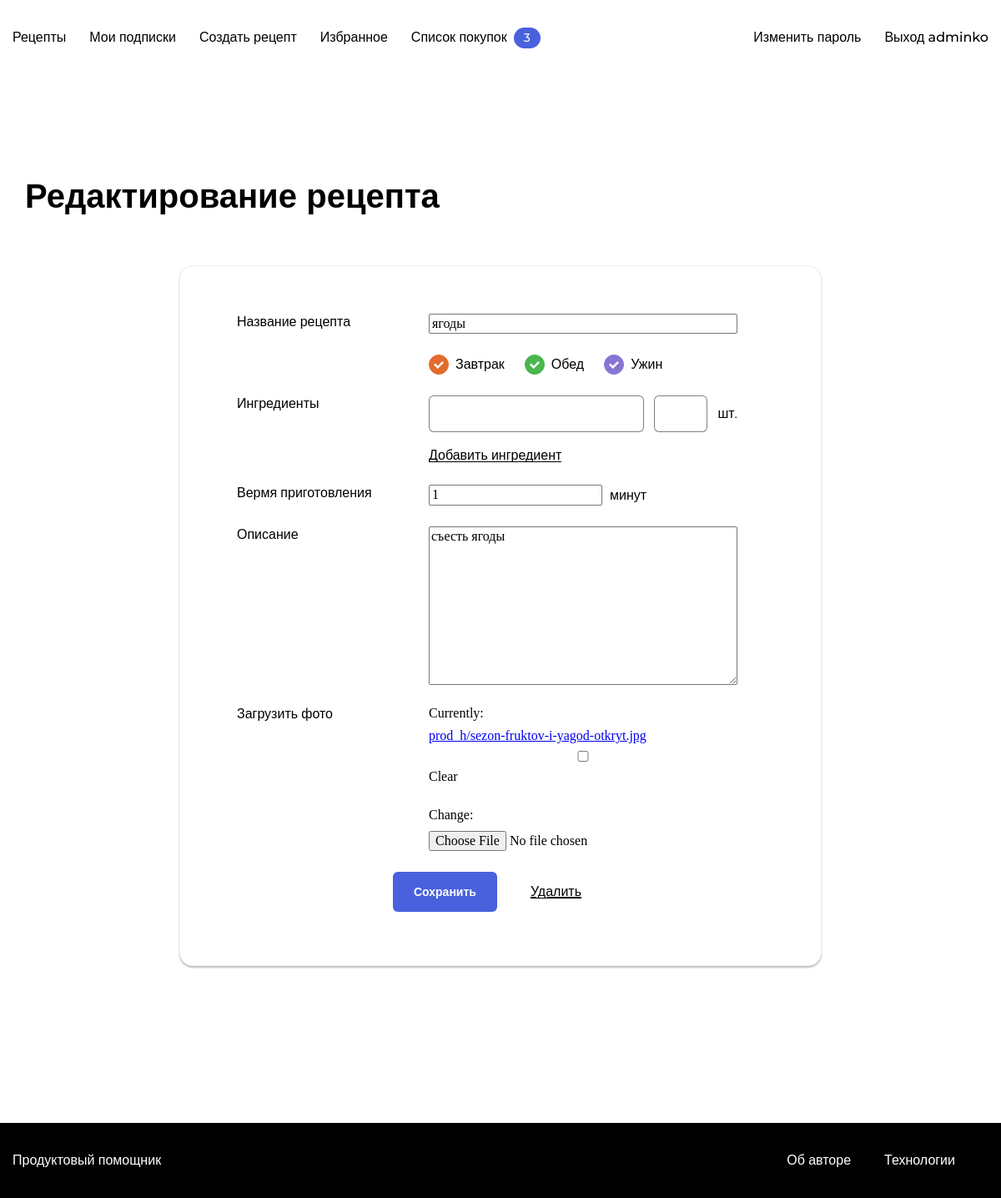
Page /recipe/6/edit/ (signed in) on the earlier database version.
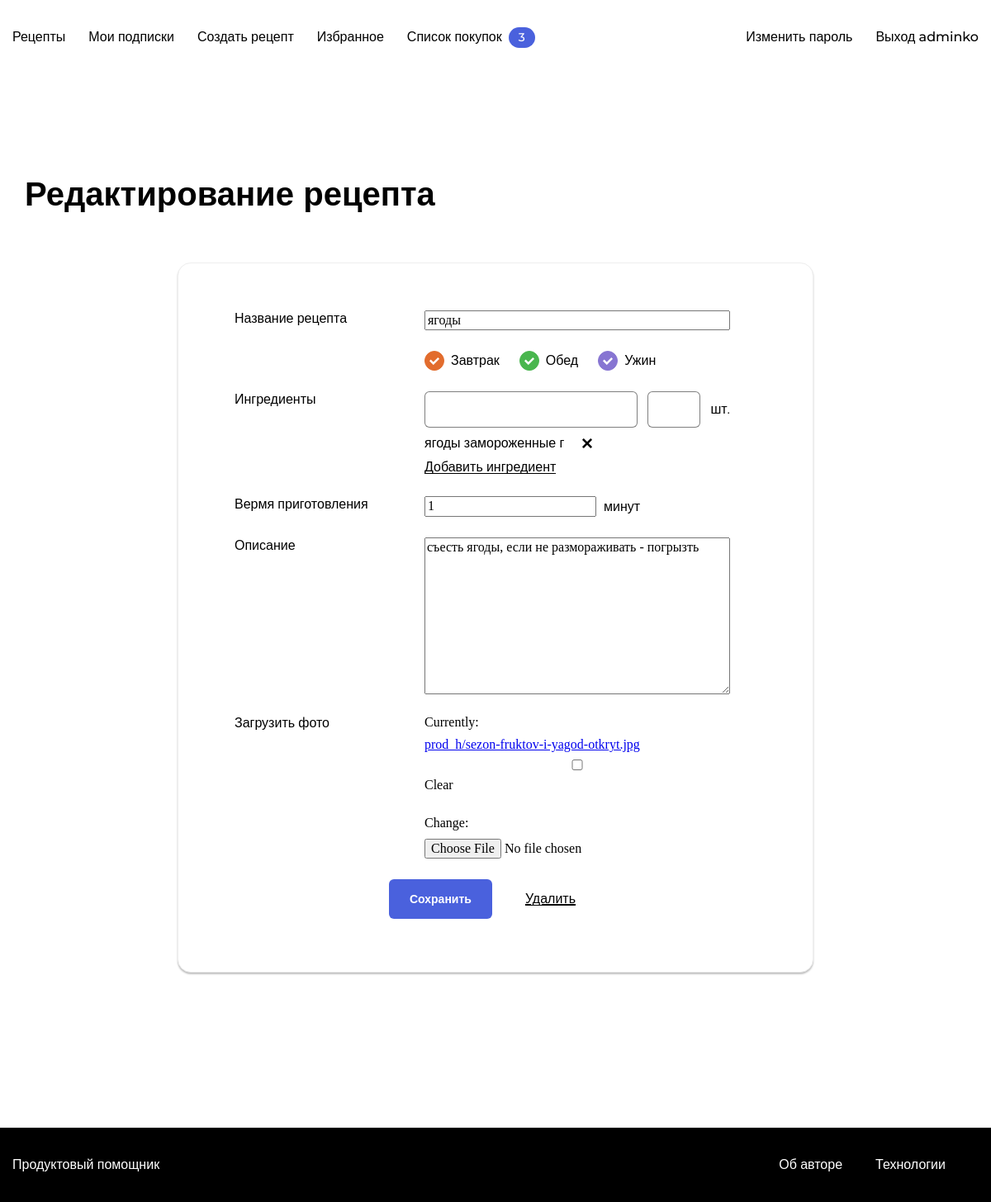
Same page on the later database version.
### prod_h/models.py (models this page shows, shortened)
class Recipe(models.Model):
    author = models.ForeignKey(
        User,
        on_delete=models.CASCADE,
        related_name='recipes',
        verbose_name='автор рецепта',
    )
    name = models.CharField(
        max_length=100,
        verbose_name='Название рецепта',
        help_text='Максимальная длинна 100 символов',)
    image = models.ImageField(upload_to='prod_h/', blank=True, null=True)
    text = models.TextField(
        blank=True,
        verbose_name='Описание',
        help_text='Описание рецепта',)
    ingredients = models.ManyToManyField(
        ListOfIngridients,
        through='Amount',
        through_fields=('recipe', 'ingredient'),
        verbose_name='Игредиенты',
        help_text='Игредиенты',)
    tags = models.ManyToManyField(Teg, )
    time = models.IntegerField(verbose_name='Вермя приготовления')
    pub_date = models.DateTimeField("date published", auto_now_add=True)
    slug = models.SlugField(
        max_length=500,
        unique=True,
        blank=True,
    )
    class Meta:
        ordering = ["-pub_date"]

class Amount(models.Model):
    ingredient = models.ForeignKey(ListOfIngridients,
                                   on_delete=models.CASCADE,
                                   related_name='ingridient_name', )
    recipe = models.ForeignKey(
        Recipe, on_delete=models.CASCADE,
        related_name="recipe_ingredients",
        verbose_name='Рецепт',
    )
    counts = models.PositiveSmallIntegerField(verbose_name='количество',
        default=1)

class ListOfIngridients(models.Model):
    name = models.CharField(max_length=50,
                            unique=True,
                            verbose_name='Название ингредиента',
                            help_text='Название ингредиента, максимум 50 символов',
                            )
    units_of_measurement = models.CharField(max_length=20,
                                            verbose_name='Единица измерения',
                                            help_text='Единица измерения, максимум 20 симоволов',
                                            )
    def __str__(self):
        return self.name

### prod_h/views.py (the view, shortened to what this page needs)
# urls.py: path('recipe/<int:recipe_id>/edit/', views.recipe_edit, name='recipe_edit'),
@login_required
def recipe_edit(request, recipe_id):
    edit = True
    instance = get_object_or_404(Recipe, id=recipe_id)
    if not request.user.is_superuser:
        if instance.author != request.user:
            return redirect('recipe_detail', instance.id)
    form = RecipeForm(request.POST or None,
                      files=request.FILES or None,
                      instance=instance)
    context = {
        'edit': edit,
        'recipe': instance,
        'form': form,
        'tags': instance.tags.all()
    }
    return render(request, 'formRecipe.html', context)

### prod_h/forms.py
class RecipeForm(forms.ModelForm):
    class Meta:
        model = Recipe
        fields = ['name', 'time', 'text', 'image',]
    widgets = {
        'name': forms.TextInput(attrs={
            'class': 'form__input'
        }),
        'time': forms.TextInput(attrs={
            'class': 'form__input'
        }),
        'text': forms.Textarea(attrs={
            'rows': 8,
            'class': 'form__textarea'
        }),
    }

### users/templatetags/user_filters.py (called while the page is built)
@register.filter
def purchases_count(user):
    if user.purchases.all().count() == 0:
        return ''
    return user.purchases.all().count()

### templates/formRecipe.html (shortened to what the changed rows need)
{% extends "base.html" %}
{% load static %}
{% block static_css %}
<link rel="stylesheet" href="{% static 'pages/form.css' %}">
{% endblock %}
{% block content %}
<main class="main container">
    <div class="main__header">
      {% if edit %}
        <h1 class="main__title">Редактирование рецепта</h1>
      {% else %}
        <h1 class="main__title">Создание рецепта</h1>
      {% endif %}
    </div>
    <div class="form-container">
      <form class="form" method="post" enctype="multipart/form-data">
        <div class="form__group">
          <div class="form__field-group">
            {{ form.name }}
          </div>
        </div>
        <div class="form__group">
          <div class="form__field-group">
            <div class="form__field-group-ingredientes-container">
              {% for i in recipe.recipe_ingredients.all %}
                <div class="form__field-item-ingredient" id="ing_{{ forloop.counter }}">
                  <span> {{ i.ingredient.name }} {{ i.count }} {{ i.ingredient.units_of_measurement }}</span>
                  <span class="form__field-item-delete"></span>
                         type="hidden" value="{{ i.ingredient.units_of_measurement }}"></div>
              {% endfor %}
            </div>
          </div>
        </div>
        <div class="form__group">
          <div class="form__field-group form__field-group_time">
            {{ form.time }}
            <label class="form__label">минут</label>
          </div>
        </div>
        <div class="form__group">
          <div class="form__field-group">
            {{ form.text }}
          </div>
        </div>
        <div class="form__group">
          <div class="form__field-group">
            {{ form.image}}
          </div>
        </div>
      </form>
    </div>
  </main>
{%endblock%}

Differences in the rows shown:
changed Recipe "ягоды": text "съесть ягоды" → "съесть ягоды, если не размораживать - погрызть"
added Amount: ingredient.name "ягоды замороженные", ingredient.units_of_measurement "г"
